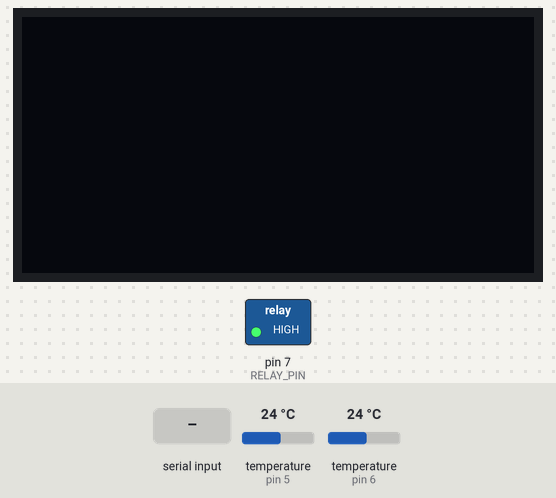
This sketch was run on a simulated Arduino Uno, built with avr-gcc and run on an emulated ATmega328P. Shown: 128×64 one-colour display, switched loads named in the sketch (green lamp = pin HIGH). The inputs (shaded band) are chosen by the test bench; at power-on: temperature (sensors on pin 6, pin 5) 24 °C.

Above: at 1.2 s.
1.3 s: "90,45\n" received over Serial
At 4.2 s:
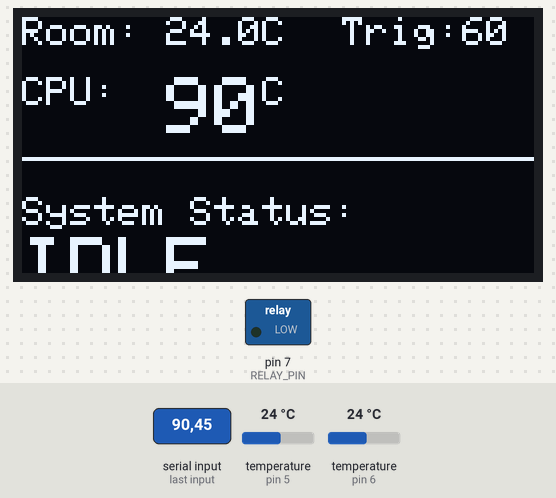
6.4 s: temperature (sensor on pin 6) set to 12 °C
At 7.5 s:
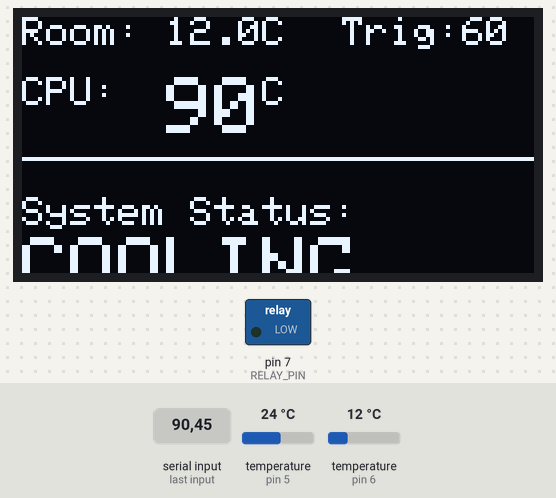
8.1 s: "0\n" received over Serial
At 10.8 s:
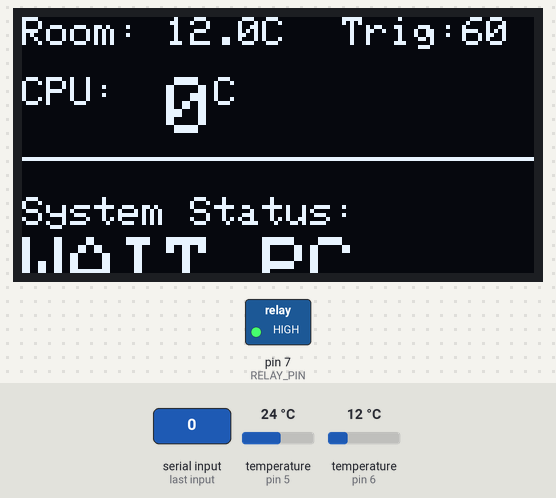
11.4 s: temperature (sensor on pin 6) set to 19 °C
13.0 s: "30,150\n" received over Serial
At 16.1 s:
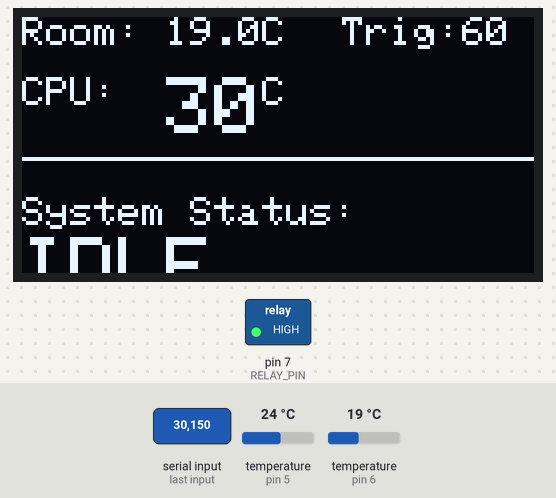
16.4 s: "5\n" received over Serial
At 19.5 s:
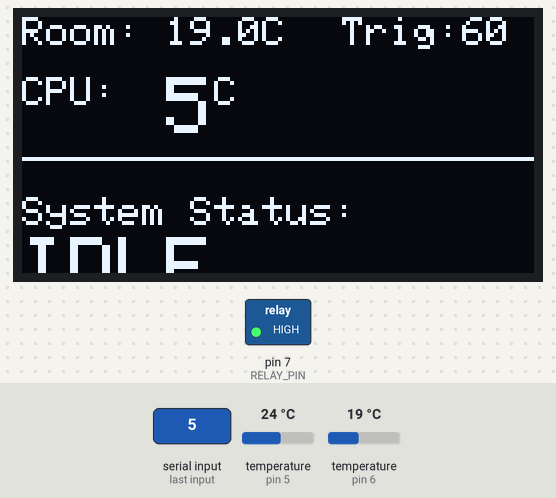
Timing chart, 0 to 20.7 s (numbered marks = the images above; inputs shaded):
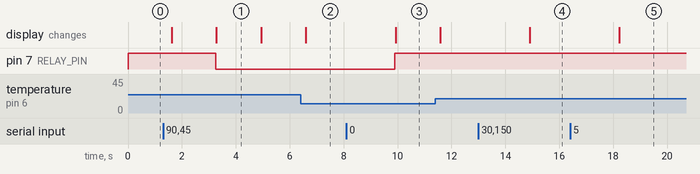

The sketch:

arduino.ino
```cpp
#include <OneWire.h>
#include <DallasTemperature.h>
#include <Wire.h>
#include <Adafruit_GFX.h>
#include <Adafruit_SSD1306.h>

// --- PIN MAPPING ---
#define SENSOR_AMBIENT_PIN 6   // Room Air
#define SENSOR_COOLER_PIN  5   // Hot Side Safety
#define RELAY_PIN          7
#define HOT_SIDE_LIMIT     60.0 // Max temp for Peltier Hot Side

// --- LOGIC SETTINGS ---
#define TURN_ON_TEMP       60   // CPU must hit this to start cooling
// The "Turn Off" temp is dynamic (It is the Ambient Temp)

// --- DISPLAY SETUP ---
#define SCREEN_WIDTH 128
#define SCREEN_HEIGHT 64
Adafruit_SSD1306 display(SCREEN_WIDTH, SCREEN_HEIGHT, &Wire, -1);

// --- SENSORS ---
OneWire oneWireAmbient(SENSOR_AMBIENT_PIN);
DallasTemperature sensorAmbient(&oneWireAmbient);
OneWire oneWireCooler(SENSOR_COOLER_PIN);
DallasTemperature sensorCooler(&oneWireCooler);

// --- STATE VARIABLES ---
int pcCpuTemp = 0;
bool isCooling = false; // Tracks if the relay is currently ON or OFF

void setup() {
  Serial.begin(9600);

  // Relay Setup (Active LOW)
  pinMode(RELAY_PIN, OUTPUT);
  digitalWrite(RELAY_PIN, HIGH); // Start OFF

  sensorAmbient.begin();
  sensorCooler.begin();

  if(!display.begin(SSD1306_SWITCHCAPVCC, 0x3C)) {
    for(;;);
  }
}

void loop() {
  // 1. GET DATA
  if (Serial.available() > 0) {
    pcCpuTemp = Serial.parseInt();
    while (Serial.available() > 0) Serial.read();
  }

  sensorAmbient.requestTemperatures();
  sensorCooler.requestTemperatures();
  float tempAmbient = sensorAmbient.getTempCByIndex(0);
  float tempCooler = sensorCooler.getTempCByIndex(0);

  // 2. CONTROL LOGIC
  String statusMsg = "IDLE";

  // --- SAFETY CHECKS (Priority 1) ---
  if (tempCooler > HOT_SIDE_LIMIT || tempCooler == -127.0) {
    isCooling = false; // Force OFF
    statusMsg = "!HOT!";
  }
  else if (pcCpuTemp == 0) {
    isCooling = false; // Force OFF
    statusMsg = "WAIT PC";
  }
  // --- NORMAL OPERATION (Priority 2) ---
  else {
    if (isCooling) {
      // ** WE ARE CURRENTLY ON **
      // Keep running until we hit the bottom limit (Ambient)
      if (pcCpuTemp <= tempAmbient) {
        isCooling = false; // Target reached, turn OFF
      } else {
        statusMsg = "COOLING";
      }
    }
    else {
      // ** WE ARE CURRENTLY OFF **
      // Stay off until we hit the top limit (60C)
      if (pcCpuTemp >= TURN_ON_TEMP) {
        isCooling = true; // Trigger Triggered!
      } else {
        statusMsg = "IDLE";
      }
    }
  }

  // 3. APPLY TO RELAY (Active LOW)
  if (isCooling) {
    digitalWrite(RELAY_PIN, LOW); // ON
  } else {
    digitalWrite(RELAY_PIN, HIGH); // OFF
  }

  // 4. DISPLAY
  display.clearDisplay();
  display.setTextColor(SSD1306_WHITE);

  // -- Section 1: Temps --
  display.setTextSize(1);
  display.setCursor(0, 0);
  display.print("Room: "); display.print(tempAmbient, 1); display.print("C");

  display.setCursor(0, 15);
  display.print("CPU:  ");
  display.setTextSize(2);
  display.print(pcCpuTemp);
  display.setTextSize(1);
  display.print("C");

  // -- Section 2: Threshold Info --
  // Show the user what the target is
  display.setCursor(80, 0);
  display.print("Trig:");
  display.print(TURN_ON_TEMP);

  // -- Section 3: Status --
  display.drawLine(0, 35, 128, 35, SSD1306_WHITE);

  display.setCursor(0, 45);
  display.setTextSize(1);
  display.print("System Status:");

  display.setCursor(0, 55);
  display.setTextSize(2);
  display.print(statusMsg);

  display.display();
  delay(100);
}
```

Measured:
- after the input at 1.3 s, pin 7 (RELAY_PIN): HIGH → LOW after 1.9 s; the display: first differs from a run without the input after 2.0 s (image 1)
- after the input at 6.4 s, the display: changes after 0.20 s (image 2)
- after the input at 8.1 s, pin 7 (RELAY_PIN): LOW → HIGH after 1.8 s; the display: changes after 1.8 s (image 3)
- after the input at 13.0 s, the display: changes after 1.9 s (image 4)
- after the input at 16.4 s, the display: changes after 1.8 s (image 5)
- what the display in image 1 shows lasts 1.6 s, from 3.3 s to 4.9 s
